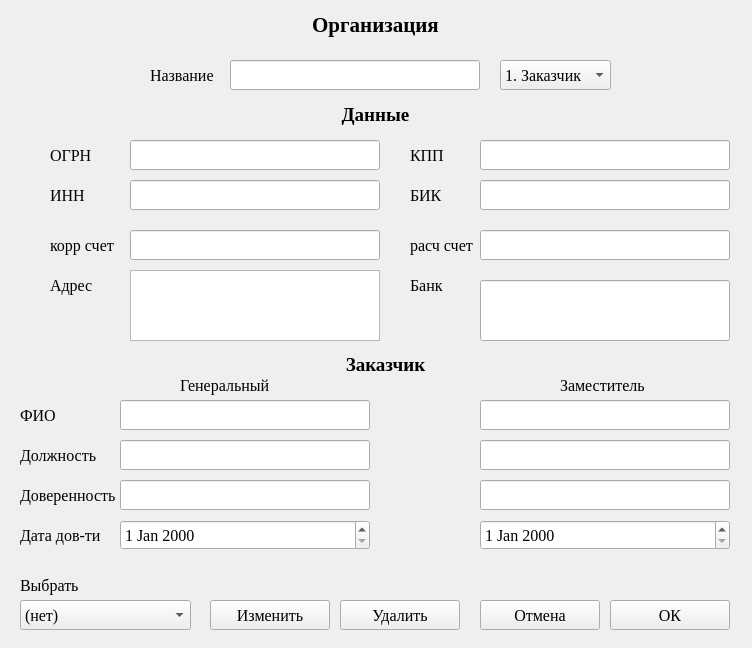
<?xml version="1.0" encoding="UTF-8"?>
<ui version="4.0">
 <class>widget</class>
 <widget class="QWidget" name="widget">
  <property name="geometry">
   <rect>
    <x>0</x>
    <y>0</y>
    <width>752</width>
    <height>648</height>
   </rect>
  </property>
  <property name="windowTitle">
   <string>Добавить заказчика</string>
  </property>
  <widget class="QLabel" name="label">
   <property name="geometry">
    <rect>
     <x>10</x>
     <y>10</y>
     <width>731</width>
     <height>30</height>
    </rect>
   </property>
   <property name="font">
    <font>
     <family>Times New Roman</family>
     <pointsize>16</pointsize>
     <bold>true</bold>
    </font>
   </property>
   <property name="text">
    <string>Организация</string>
   </property>
   <property name="alignment">
    <set>Qt::AlignCenter</set>
   </property>
  </widget>
  <widget class="QLineEdit" name="company">
   <property name="geometry">
    <rect>
     <x>230</x>
     <y>60</y>
     <width>250</width>
     <height>30</height>
    </rect>
   </property>
   <property name="font">
    <font>
     <family>Times New Roman</family>
     <pointsize>12</pointsize>
    </font>
   </property>
   <property name="text">
    <string/>
   </property>
  </widget>
  <widget class="QLineEdit" name="kpp">
   <property name="geometry">
    <rect>
     <x>480</x>
     <y>140</y>
     <width>250</width>
     <height>30</height>
    </rect>
   </property>
   <property name="font">
    <font>
     <family>Times New Roman</family>
     <pointsize>12</pointsize>
    </font>
   </property>
   <property name="text">
    <string/>
   </property>
  </widget>
  <widget class="QLineEdit" name="inn">
   <property name="geometry">
    <rect>
     <x>130</x>
     <y>180</y>
     <width>250</width>
     <height>30</height>
    </rect>
   </property>
   <property name="font">
    <font>
     <family>Times New Roman</family>
     <pointsize>12</pointsize>
    </font>
   </property>
   <property name="text">
    <string/>
   </property>
  </widget>
  <widget class="QLineEdit" name="ogrn">
   <property name="geometry">
    <rect>
     <x>130</x>
     <y>140</y>
     <width>250</width>
     <height>30</height>
    </rect>
   </property>
   <property name="font">
    <font>
     <family>Times New Roman</family>
     <pointsize>12</pointsize>
    </font>
   </property>
   <property name="text">
    <string/>
   </property>
  </widget>
  <widget class="QLabel" name="label_2">
   <property name="geometry">
    <rect>
     <x>150</x>
     <y>60</y>
     <width>91</width>
     <height>30</height>
    </rect>
   </property>
   <property name="font">
    <font>
     <family>Times New Roman</family>
     <pointsize>12</pointsize>
    </font>
   </property>
   <property name="text">
    <string>Название</string>
   </property>
  </widget>
  <widget class="QLabel" name="label_3">
   <property name="geometry">
    <rect>
     <x>410</x>
     <y>140</y>
     <width>80</width>
     <height>30</height>
    </rect>
   </property>
   <property name="font">
    <font>
     <family>Times New Roman</family>
     <pointsize>12</pointsize>
    </font>
   </property>
   <property name="text">
    <string>КПП</string>
   </property>
  </widget>
  <widget class="QLabel" name="label_4">
   <property name="geometry">
    <rect>
     <x>50</x>
     <y>180</y>
     <width>80</width>
     <height>30</height>
    </rect>
   </property>
   <property name="font">
    <font>
     <family>Times New Roman</family>
     <pointsize>12</pointsize>
    </font>
   </property>
   <property name="text">
    <string>ИНН</string>
   </property>
  </widget>
  <widget class="QLabel" name="label_5">
   <property name="geometry">
    <rect>
     <x>50</x>
     <y>140</y>
     <width>80</width>
     <height>30</height>
    </rect>
   </property>
   <property name="font">
    <font>
     <family>Times New Roman</family>
     <pointsize>12</pointsize>
    </font>
   </property>
   <property name="text">
    <string>ОГРН</string>
   </property>
  </widget>
  <widget class="QLabel" name="label_6">
   <property name="geometry">
    <rect>
     <x>50</x>
     <y>270</y>
     <width>91</width>
     <height>30</height>
    </rect>
   </property>
   <property name="font">
    <font>
     <family>Times New Roman</family>
     <pointsize>12</pointsize>
    </font>
   </property>
   <property name="text">
    <string>Адрес</string>
   </property>
  </widget>
  <widget class="QPushButton" name="b_ok">
   <property name="geometry">
    <rect>
     <x>610</x>
     <y>600</y>
     <width>120</width>
     <height>30</height>
    </rect>
   </property>
   <property name="font">
    <font>
     <family>Times New Roman</family>
     <pointsize>12</pointsize>
    </font>
   </property>
   <property name="text">
    <string>ОК</string>
   </property>
  </widget>
  <widget class="QPushButton" name="b_cancel">
   <property name="geometry">
    <rect>
     <x>480</x>
     <y>600</y>
     <width>120</width>
     <height>30</height>
    </rect>
   </property>
   <property name="font">
    <font>
     <family>Times New Roman</family>
     <pointsize>12</pointsize>
    </font>
   </property>
   <property name="text">
    <string>Отмена</string>
   </property>
  </widget>
  <widget class="QLineEdit" name="korbill">
   <property name="geometry">
    <rect>
     <x>130</x>
     <y>230</y>
     <width>250</width>
     <height>30</height>
    </rect>
   </property>
   <property name="font">
    <font>
     <family>Times New Roman</family>
     <pointsize>12</pointsize>
    </font>
   </property>
   <property name="text">
    <string/>
   </property>
  </widget>
  <widget class="QLabel" name="label_7">
   <property name="geometry">
    <rect>
     <x>50</x>
     <y>230</y>
     <width>80</width>
     <height>30</height>
    </rect>
   </property>
   <property name="font">
    <font>
     <family>Times New Roman</family>
     <pointsize>12</pointsize>
    </font>
   </property>
   <property name="text">
    <string>корр счет</string>
   </property>
  </widget>
  <widget class="QLabel" name="label_8">
   <property name="geometry">
    <rect>
     <x>410</x>
     <y>180</y>
     <width>80</width>
     <height>30</height>
    </rect>
   </property>
   <property name="font">
    <font>
     <family>Times New Roman</family>
     <pointsize>12</pointsize>
    </font>
   </property>
   <property name="text">
    <string>БИК</string>
   </property>
  </widget>
  <widget class="QLineEdit" name="bik">
   <property name="geometry">
    <rect>
     <x>480</x>
     <y>180</y>
     <width>250</width>
     <height>30</height>
    </rect>
   </property>
   <property name="font">
    <font>
     <family>Times New Roman</family>
     <pointsize>12</pointsize>
    </font>
   </property>
   <property name="text">
    <string/>
   </property>
  </widget>
  <widget class="QLabel" name="label_9">
   <property name="geometry">
    <rect>
     <x>410</x>
     <y>230</y>
     <width>80</width>
     <height>30</height>
    </rect>
   </property>
   <property name="font">
    <font>
     <family>Times New Roman</family>
     <pointsize>12</pointsize>
    </font>
   </property>
   <property name="text">
    <string>расч счет</string>
   </property>
  </widget>
  <widget class="QLineEdit" name="rbill">
   <property name="geometry">
    <rect>
     <x>480</x>
     <y>230</y>
     <width>250</width>
     <height>30</height>
    </rect>
   </property>
   <property name="font">
    <font>
     <family>Times New Roman</family>
     <pointsize>12</pointsize>
    </font>
   </property>
   <property name="text">
    <string/>
   </property>
  </widget>
  <widget class="QLineEdit" name="bank">
   <property name="geometry">
    <rect>
     <x>480</x>
     <y>280</y>
     <width>250</width>
     <height>61</height>
    </rect>
   </property>
   <property name="font">
    <font>
     <family>Times New Roman</family>
     <pointsize>12</pointsize>
    </font>
   </property>
   <property name="text">
    <string/>
   </property>
  </widget>
  <widget class="QLineEdit" name="mng_boss">
   <property name="geometry">
    <rect>
     <x>480</x>
     <y>400</y>
     <width>250</width>
     <height>30</height>
    </rect>
   </property>
   <property name="font">
    <font>
     <family>Times New Roman</family>
     <pointsize>12</pointsize>
    </font>
   </property>
   <property name="text">
    <string/>
   </property>
  </widget>
  <widget class="QLineEdit" name="big_boss">
   <property name="geometry">
    <rect>
     <x>120</x>
     <y>400</y>
     <width>250</width>
     <height>30</height>
    </rect>
   </property>
   <property name="font">
    <font>
     <family>Times New Roman</family>
     <pointsize>12</pointsize>
    </font>
   </property>
   <property name="text">
    <string/>
   </property>
  </widget>
  <widget class="QLabel" name="label_11">
   <property name="geometry">
    <rect>
     <x>20</x>
     <y>400</y>
     <width>100</width>
     <height>30</height>
    </rect>
   </property>
   <property name="font">
    <font>
     <family>Times New Roman</family>
     <pointsize>12</pointsize>
    </font>
   </property>
   <property name="text">
    <string>ФИО</string>
   </property>
  </widget>
  <widget class="QLineEdit" name="mng_post">
   <property name="geometry">
    <rect>
     <x>480</x>
     <y>440</y>
     <width>250</width>
     <height>30</height>
    </rect>
   </property>
   <property name="font">
    <font>
     <family>Times New Roman</family>
     <pointsize>12</pointsize>
    </font>
   </property>
   <property name="text">
    <string/>
   </property>
  </widget>
  <widget class="QDateEdit" name="big_d_at">
   <property name="geometry">
    <rect>
     <x>120</x>
     <y>520</y>
     <width>250</width>
     <height>30</height>
    </rect>
   </property>
   <property name="font">
    <font>
     <family>Times New Roman</family>
     <pointsize>12</pointsize>
    </font>
   </property>
  </widget>
  <widget class="QLabel" name="label_15">
   <property name="geometry">
    <rect>
     <x>20</x>
     <y>520</y>
     <width>100</width>
     <height>30</height>
    </rect>
   </property>
   <property name="font">
    <font>
     <family>Times New Roman</family>
     <pointsize>12</pointsize>
    </font>
   </property>
   <property name="text">
    <string>Дата дов-ти</string>
   </property>
  </widget>
  <widget class="QLabel" name="label_16">
   <property name="geometry">
    <rect>
     <x>20</x>
     <y>100</y>
     <width>711</width>
     <height>30</height>
    </rect>
   </property>
   <property name="font">
    <font>
     <family>Times New Roman</family>
     <pointsize>14</pointsize>
     <bold>true</bold>
    </font>
   </property>
   <property name="text">
    <string>Данные</string>
   </property>
   <property name="alignment">
    <set>Qt::AlignCenter</set>
   </property>
  </widget>
  <widget class="QLabel" name="label_18">
   <property name="geometry">
    <rect>
     <x>330</x>
     <y>350</y>
     <width>111</width>
     <height>30</height>
    </rect>
   </property>
   <property name="font">
    <font>
     <family>Times New Roman</family>
     <pointsize>14</pointsize>
     <bold>true</bold>
    </font>
   </property>
   <property name="text">
    <string>Заказчик</string>
   </property>
   <property name="alignment">
    <set>Qt::AlignCenter</set>
   </property>
  </widget>
  <widget class="QLineEdit" name="big_post">
   <property name="geometry">
    <rect>
     <x>120</x>
     <y>440</y>
     <width>250</width>
     <height>30</height>
    </rect>
   </property>
   <property name="font">
    <font>
     <family>Times New Roman</family>
     <pointsize>12</pointsize>
    </font>
   </property>
   <property name="text">
    <string/>
   </property>
  </widget>
  <widget class="QLabel" name="label_19">
   <property name="geometry">
    <rect>
     <x>20</x>
     <y>440</y>
     <width>100</width>
     <height>30</height>
    </rect>
   </property>
   <property name="font">
    <font>
     <family>Times New Roman</family>
     <pointsize>12</pointsize>
    </font>
   </property>
   <property name="text">
    <string>Должность</string>
   </property>
  </widget>
  <widget class="QComboBox" name="cb_select">
   <property name="geometry">
    <rect>
     <x>20</x>
     <y>600</y>
     <width>171</width>
     <height>30</height>
    </rect>
   </property>
   <property name="font">
    <font>
     <family>Times New Roman</family>
     <pointsize>12</pointsize>
    </font>
   </property>
   <item>
    <property name="text">
     <string>(нет)</string>
    </property>
   </item>
  </widget>
  <widget class="QLabel" name="label_20">
   <property name="geometry">
    <rect>
     <x>20</x>
     <y>570</y>
     <width>141</width>
     <height>30</height>
    </rect>
   </property>
   <property name="font">
    <font>
     <family>Times New Roman</family>
     <pointsize>12</pointsize>
    </font>
   </property>
   <property name="text">
    <string>Выбрать</string>
   </property>
  </widget>
  <widget class="QPushButton" name="b_change">
   <property name="geometry">
    <rect>
     <x>210</x>
     <y>600</y>
     <width>120</width>
     <height>30</height>
    </rect>
   </property>
   <property name="font">
    <font>
     <family>Times New Roman</family>
     <pointsize>12</pointsize>
    </font>
   </property>
   <property name="text">
    <string>Изменить</string>
   </property>
  </widget>
  <widget class="QPushButton" name="b_kill">
   <property name="geometry">
    <rect>
     <x>340</x>
     <y>600</y>
     <width>120</width>
     <height>30</height>
    </rect>
   </property>
   <property name="font">
    <font>
     <family>Times New Roman</family>
     <pointsize>12</pointsize>
    </font>
   </property>
   <property name="text">
    <string>Удалить</string>
   </property>
  </widget>
  <widget class="QComboBox" name="cb_status">
   <property name="geometry">
    <rect>
     <x>500</x>
     <y>60</y>
     <width>111</width>
     <height>30</height>
    </rect>
   </property>
   <property name="font">
    <font>
     <family>Times New Roman</family>
     <pointsize>12</pointsize>
    </font>
   </property>
   <item>
    <property name="text">
     <string>1. Заказчик</string>
    </property>
   </item>
   <item>
    <property name="text">
     <string>2. Подрядчик</string>
    </property>
   </item>
   <item>
    <property name="text">
     <string>3. Прочие</string>
    </property>
   </item>
  </widget>
  <widget class="QLineEdit" name="big_at">
   <property name="geometry">
    <rect>
     <x>120</x>
     <y>480</y>
     <width>250</width>
     <height>30</height>
    </rect>
   </property>
   <property name="font">
    <font>
     <family>Times New Roman</family>
     <pointsize>12</pointsize>
    </font>
   </property>
   <property name="text">
    <string/>
   </property>
  </widget>
  <widget class="QLabel" name="label_21">
   <property name="geometry">
    <rect>
     <x>20</x>
     <y>480</y>
     <width>100</width>
     <height>30</height>
    </rect>
   </property>
   <property name="font">
    <font>
     <family>Times New Roman</family>
     <pointsize>12</pointsize>
    </font>
   </property>
   <property name="text">
    <string>Доверенность</string>
   </property>
  </widget>
  <widget class="QLineEdit" name="mng_at">
   <property name="geometry">
    <rect>
     <x>480</x>
     <y>480</y>
     <width>250</width>
     <height>30</height>
    </rect>
   </property>
   <property name="font">
    <font>
     <family>Times New Roman</family>
     <pointsize>12</pointsize>
    </font>
   </property>
   <property name="text">
    <string/>
   </property>
  </widget>
  <widget class="QDateEdit" name="mng_d_at">
   <property name="geometry">
    <rect>
     <x>480</x>
     <y>520</y>
     <width>250</width>
     <height>30</height>
    </rect>
   </property>
   <property name="font">
    <font>
     <family>Times New Roman</family>
     <pointsize>12</pointsize>
    </font>
   </property>
  </widget>
  <widget class="QLabel" name="label_12">
   <property name="geometry">
    <rect>
     <x>180</x>
     <y>370</y>
     <width>250</width>
     <height>30</height>
    </rect>
   </property>
   <property name="font">
    <font>
     <family>Times New Roman</family>
     <pointsize>12</pointsize>
    </font>
   </property>
   <property name="text">
    <string>Генеральный</string>
   </property>
  </widget>
  <widget class="QLabel" name="label_13">
   <property name="geometry">
    <rect>
     <x>560</x>
     <y>370</y>
     <width>250</width>
     <height>30</height>
    </rect>
   </property>
   <property name="font">
    <font>
     <family>Times New Roman</family>
     <pointsize>12</pointsize>
    </font>
   </property>
   <property name="text">
    <string>Заместитель</string>
   </property>
  </widget>
  <widget class="QTextEdit" name="adr">
   <property name="geometry">
    <rect>
     <x>130</x>
     <y>270</y>
     <width>250</width>
     <height>71</height>
    </rect>
   </property>
   <property name="font">
    <font>
     <family>Times New Roman</family>
     <pointsize>12</pointsize>
    </font>
   </property>
   <property name="html">
    <string>&lt;!DOCTYPE HTML PUBLIC &quot;-//W3C//DTD HTML 4.0//EN&quot; &quot;http://www.w3.org/TR/REC-html40/strict.dtd&quot;&gt;
&lt;html&gt;&lt;head&gt;&lt;meta name=&quot;qrichtext&quot; content=&quot;1&quot; /&gt;&lt;meta charset=&quot;utf-8&quot; /&gt;&lt;style type=&quot;text/css&quot;&gt;
p, li { white-space: pre-wrap; }
&lt;/style&gt;&lt;/head&gt;&lt;body style=&quot; font-family:'Times New Roman'; font-size:12pt; font-weight:400; font-style:normal;&quot;&gt;
&lt;p style=&quot;-qt-paragraph-type:empty; margin-top:0px; margin-bottom:0px; margin-left:0px; margin-right:0px; -qt-block-indent:0; text-indent:0px; font-family:'Segoe UI'; font-size:9pt;&quot;&gt;&lt;br /&gt;&lt;/p&gt;&lt;/body&gt;&lt;/html&gt;</string>
   </property>
  </widget>
  <widget class="QLabel" name="label_10">
   <property name="geometry">
    <rect>
     <x>410</x>
     <y>270</y>
     <width>49</width>
     <height>30</height>
    </rect>
   </property>
   <property name="font">
    <font>
     <family>Times New Roman</family>
     <pointsize>12</pointsize>
    </font>
   </property>
   <property name="text">
    <string>Банк</string>
   </property>
  </widget>
 </widget>
 <resources/>
 <connections/>
</ui>
